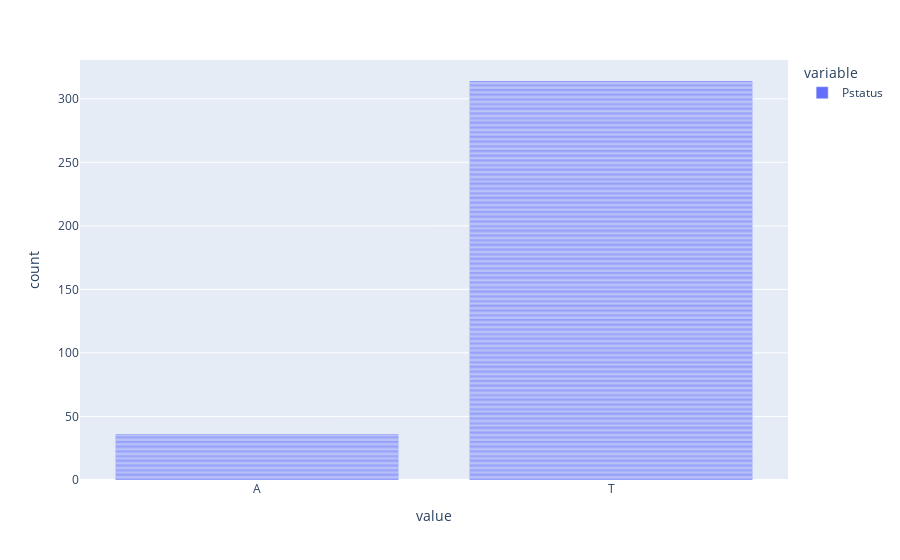

Notebook code for this chart:
### Code cell
fig = px.bar(df, y=['Pstatus'])
fig.show()

### Figure 1 — Plotly figure (JSON) as saved in the notebook; plotly's stock layout.template omitted (floating-point values rounded to 4 significant figures; data arrays with more than 128 entries replaced by an {"elided": "..."} marker saying what was removed)
{"data": [{"alignmentgroup": "True", "hovertemplate": "variable=Pstatus<br>value=%{x}<br>count=%{y}<extra></extra>", "legendgroup": "Pstatus", "marker": {"color": "#636efa", "pattern": {"shape": ""}}, "name": "Pstatus", "offsetgroup": "Pstatus", "orientation": "v", "showlegend": true, "textposition": "auto", "type": "bar", "x": {"elided": "395 str values"}, "xaxis": "x", "y": {"elided": "395 int values"}, "yaxis": "y"}], "layout": {"barmode": "relative", "legend": {"title": {"text": "variable"}, "tracegroupgap": 0}, "margin": {"t": 60}, "xaxis": {"anchor": "y", "domain": [0, 1], "title": {"text": "value"}}, "yaxis": {"anchor": "x", "domain": [0, 1], "title": {"text": "count"}}}}
